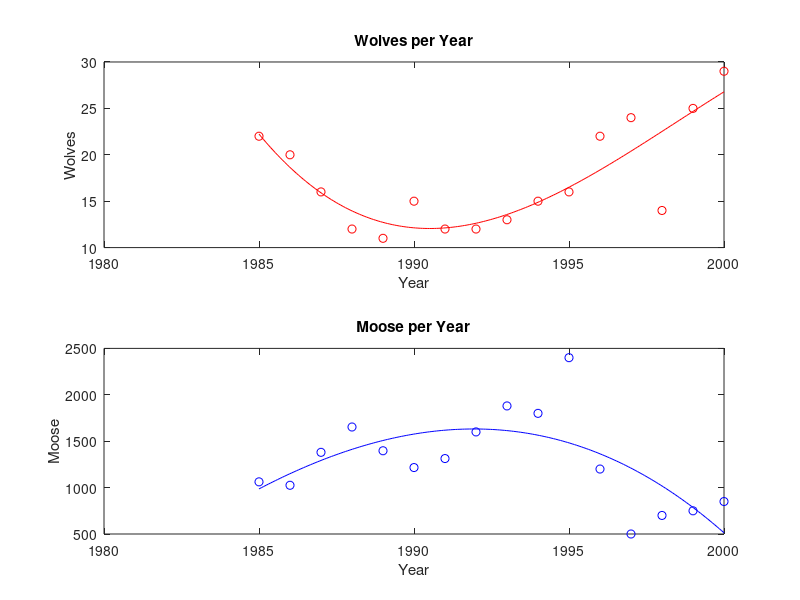

MATLAB code for this plot:
year = 1985:2000;
Wolf = [22 20 16 12 11 15 12 12 13 15 16 22 24 14 25 29];
Moose = [1062 1025 1380 1653 1397 1216 1313 1600 1880 1800 2400 1200 500 700 750 850];

% Fit polynomial (3rd-degree example)
p_Wolf = polyfit(year, Wolf, 3);
p_y = polyfit(year, Moose, 3);

% Generate smooth curve
year_fit = linspace(1985, 2000, 200);
x_fit = polyval(p_Wolf, year_fit);
y_fit = polyval(p_y, year_fit);

% Plot
figure;
subplot(2,1,1);
plot(year, Wolf, 'ro', year_fit, x_fit, 'r-');
title('Wolves per Year');
xlabel('Year'); ylabel('Wolves');

subplot(2,1,2);
plot(year, Moose, 'bo', year_fit, y_fit, 'b-');
title('Moose per Year');

xlabel('Year'); ylabel('Moose');
